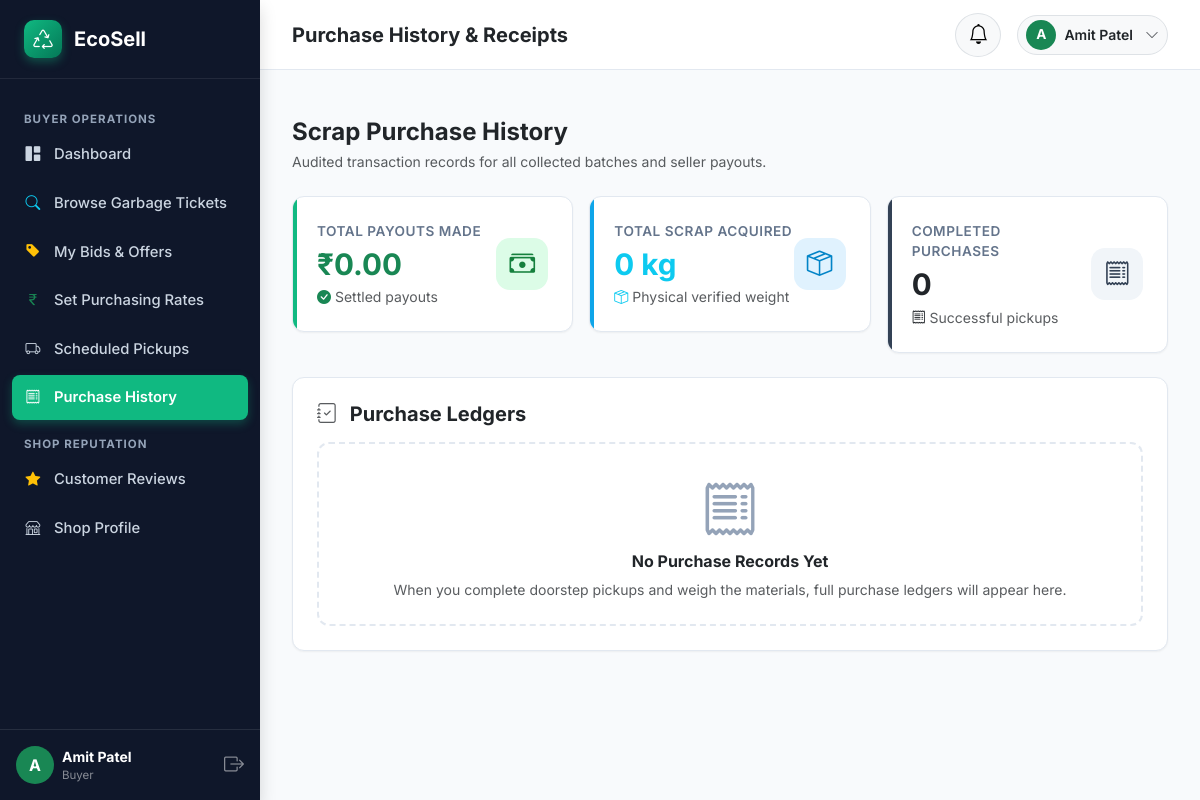
Screenshot of /buyer/purchases (signed in) with the database file from the repository.
### models/user.py (models this page shows, shortened)
class User(UserMixin, db.Model):
    __tablename__ = 'users'
    id = db.Column(db.Integer, primary_key=True, autoincrement=True)
    full_name = db.Column(db.String(150), nullable=False)
    email = db.Column(db.String(150), nullable=False, unique=True, index=True)
    phone = db.Column(db.String(25), nullable=False)
    password_hash = db.Column(db.String(255), nullable=False)
    role = db.Column(db.String(20), nullable=False, index=True)  # 'seller', 'buyer', 'admin'
    account_status = db.Column(db.String(20), default='active')  # 'active', 'pending', 'suspended'
    created_at = db.Column(db.DateTime, default=datetime.utcnow)
    seller_profile = db.relationship('SellerProfile', backref='user', uselist=False, cascade='all, delete-orphan')
    buyer_profile = db.relationship('BuyerProfile', backref='user', uselist=False, cascade='all, delete-orphan')
    selling_tickets = db.relationship('SellingTicket', backref='seller', lazy='dynamic', cascade='all, delete-orphan')
    buyer_offers = db.relationship('BuyerOffer', backref='buyer', lazy='dynamic', cascade='all, delete-orphan')
    buyer_prices = db.relationship('BuyerPrice', backref='buyer', lazy='dynamic', cascade='all, delete-orphan')
    complaints = db.relationship('Complaint', backref='user', lazy='dynamic', cascade='all, delete-orphan')
    notifications = db.relationship('Notification', backref='user', lazy='dynamic', cascade='all, delete-orphan', order_by='Notification.created_at.desc()')
    @property
    def is_seller(self):
        return self.role == 'seller'
    @property
    def is_buyer(self):
        return self.role == 'buyer'
    @property
    def is_active(self):
        return self.account_status == 'active'

### routes/buyer_routes.py (the view)
@buyer_bp.route('/purchases')
@login_required
@buyer_required
def purchases():
    buyer_id = current_user.id
    transactions = Transaction.query.filter_by(buyer_id=buyer_id).order_by(Transaction.transaction_date.desc()).all()
    total_spent = sum([float(t.total_amount) for t in transactions])
    total_kg = sum([float(t.actual_weight) for t in transactions])
    return render_template(
        'buyer/purchases.html',
        transactions=transactions,
        total_spent=total_spent,
        total_kg=total_kg
    )

### app.py (called while the page is built)
@login_manager.user_loader
def load_user(user_id):
    return User.query.get(int(user_id))

### templates/buyer/purchases.html (shortened to what this page needs)
{% extends "dashboard_base.html" %}
{% block page_title %}Purchase History & Receipts{% endblock %}
{% block sidebar_menu %}
<li class="sidebar-heading">Buyer Operations</li>
<li class="sidebar-item">
    <a href="{{ url_for('buyer.dashboard') }}" class="sidebar-link">
        <i class="bi bi-grid-1x2-fill"></i> Dashboard
    </a>
</li>
<li class="sidebar-item">
    <a href="{{ url_for('buyer.browse') }}" class="sidebar-link">
        <i class="bi bi-search text-info"></i> Browse Garbage Tickets
    </a>
</li>
<li class="sidebar-item">
    <a href="{{ url_for('buyer.my_offers') }}" class="sidebar-link">
        <i class="bi bi-tag-fill text-warning"></i> My Bids & Offers
    </a>
</li>
<li class="sidebar-item">
    <a href="{{ url_for('buyer.manage_prices') }}" class="sidebar-link">
        <i class="bi bi-currency-rupee text-success"></i> Set Purchasing Rates
    </a>
</li>
<li class="sidebar-item">
    <a href="{{ url_for('buyer.pickups') }}" class="sidebar-link">
        <i class="bi bi-truck"></i> Scheduled Pickups
    </a>
</li>
<li class="sidebar-item">
    <a href="{{ url_for('buyer.purchases') }}" class="sidebar-link active">
        <i class="bi bi-receipt"></i> Purchase History
    </a>
</li>
<li class="sidebar-heading">Shop Reputation</li>
<li class="sidebar-item">
    <a href="{{ url_for('buyer.reviews') }}" class="sidebar-link">
        <i class="bi bi-star-fill text-warning"></i> Customer Reviews
    </a>
</li>
<li class="sidebar-item">
    <a href="{{ url_for('buyer.profile') }}" class="sidebar-link">
        <i class="bi bi-shop"></i> Shop Profile
    </a>
</li>
{% endblock %}
{% block dashboard_body %}
<div class="mb-4">
    <h4 class="fw-bold text-dark mb-1">Scrap Purchase History</h4>
    <p class="text-muted small mb-0">Audited transaction records for all collected batches and seller payouts.</p>
</div>
<div class="row g-3 mb-4">
    <div class="col-md-4">
        <div class="stat-card stat-success">
            <div>
                <div class="stat-title">Total Payouts Made</div>
                <div class="stat-value text-success">{{ total_spent | currency }}</div>
                <div class="small text-muted mt-1"><i class="bi bi-check-circle-fill text-success"></i> Settled payouts</div>
            </div>
            <div class="stat-icon bg-success-soft">
                <i class="bi bi-cash-stack"></i>
            </div>
        </div>
    </div>
    <div class="col-md-4">
        <div class="stat-card stat-info">
            <div>
                <div class="stat-title">Total Scrap Acquired</div>
                <div class="stat-value text-info">{{ total_kg }} kg</div>
                <div class="small text-muted mt-1"><i class="bi bi-box-seam text-info"></i> Physical verified weight</div>
            </div>
            <div class="stat-icon bg-info-soft">
                <i class="bi bi-box-seam"></i>
            </div>
        </div>
    </div>
    <div class="col-md-4">
        <div class="stat-card stat-dark">
            <div>
                <div class="stat-title">Completed Purchases</div>
                <div class="stat-value text-dark">{{ transactions | length }}</div>
                <div class="small text-muted mt-1"><i class="bi bi-receipt text-dark"></i> Successful pickups</div>
            </div>
            <div class="stat-icon bg-dark-soft">
                <i class="bi bi-receipt"></i>
            </div>
        </div>
    </div>
</div>
<div class="ecosell-card p-4">
    <h5 class="fw-bold text-dark mb-3"><i class="bi bi-journal-check text-muted me-2"></i> Purchase Ledgers</h5>
    {% if transactions %}
    <div class="table-responsive">
        <table class="table-ecosell">
            <thead>
                <tr>
                    <th>Txn ID</th>
                    <th>Ticket Ref</th>
                    <th>Category</th>
                    <th>Seller</th>
                    <th>Actual Weight</th>
                    <th>Rate / KG</th>
                    <th>Total Paid</th>
                    <th>Method</th>
                    <th>Date</th>
                </tr>
            </thead>
            <tbody>
                {% for t in transactions %}
                <tr>
                    <td class="fw-bold text-dark">#TXN-{{ t.id }}</td>
                    <td>
                        <a href="{{ url_for('buyer.ticket_detail', ticket_id=t.ticket.id) }}" class="fw-semibold text-primary">
                            {{ t.ticket.ticket_number }}
                        </a>
                    </td>
                    <td>
                        <span class="badge bg-light text-dark border">
                            {{ t.ticket.category.category_name }}
                        </span>
                    </td>
                    <td>{{ t.seller.full_name }}</td>
                    <td><strong>{{ t.actual_weight }} kg</strong></td>
                    <td>₹{{ t.price_per_kg }}/kg</td>
                    <td><strong class="text-success fs-6">{{ t.total_amount | currency }}</strong></td>
                    <td>
                        <span class="badge bg-secondary">{{ t.payment_method }}</span>
                    </td>
                    <td class="text-muted small">{{ t.transaction_date | datetime_format }}</td>
                </tr>
                {% endfor %}
            </tbody>
        </table>
    </div>
    {% else %}
    <div class="empty-state py-4">
        <i class="bi bi-receipt empty-state-icon"></i>
        <h6 class="fw-bold text-dark">No Purchase Records Yet</h6>
        <p class="text-muted small mb-0">When you complete doorstep pickups and weigh the materials, full purchase ledgers will appear here.</p>
    </div>
    {% endif %}
</div>
{% endblock %}

### templates/dashboard_base.html (shortened to what this page needs)
{% extends "base.html" %}
{% block layout %}
<div class="dashboard-wrapper">
    <aside class="dashboard-sidebar shadow">
        <div class="sidebar-brand">
            <div class="brand-leaf-icon">
                <i class="bi bi-recycle fs-5"></i>
            </div>
            <span>EcoSell</span>
        </div>
        <ul class="sidebar-nav">
            {% block sidebar_menu %}{% endblock %}
        </ul>
        <div class="p-3 border-top border-secondary border-opacity-25 mt-auto">
            <div class="d-flex align-items-center gap-2">
                <div class="rounded-circle bg-success text-white d-flex align-items-center justify-content-center fw-bold" style="width: 38px; height: 38px;">
                    {{ current_user.full_name[:1] | upper }}
                </div>
                <div class="overflow-hidden flex-grow-1">
                    <div class="text-white small fw-bold text-truncate">{{ current_user.full_name }}</div>
                    <div class="text-white-50 text-truncate" style="font-size: 0.72rem;">{{ current_user.role | capitalize }}</div>
                </div>
                <a href="{{ url_for('auth.logout') }}" class="text-white-50 hover-white" title="Logout">
                    <i class="bi bi-box-arrow-right fs-5"></i>
                </a>
            </div>
        </div>
    </aside>
    <div class="dashboard-main">
        <header class="dashboard-topbar">
            <div class="d-flex align-items-center gap-3">
                <h5 class="mb-0 fw-bold text-dark d-none d-sm-block">{% block page_title %}Dashboard{% endblock %}</h5>
            </div>
            <div class="d-flex align-items-center gap-3">
                <div class="dropdown">
                    <button class="btn btn-light rounded-circle position-relative border" type="button" data-bs-toggle="dropdown" aria-expanded="false">
                        <i class="bi bi-bell fs-5 text-gray-700"></i>
                    </button>
                </div>
                <div class="dropdown">
                    <button class="btn btn-light d-flex align-items-center gap-2 border rounded-pill py-1 px-2" type="button" data-bs-toggle="dropdown">
                        <div class="rounded-circle bg-success text-white d-flex align-items-center justify-content-center fw-bold" style="width: 30px; height: 30px; font-size: 0.85rem;">
                            {{ current_user.full_name[:1] | upper }}
                        </div>
                        <span class="small fw-semibold text-dark me-1 d-none d-md-inline">{{ current_user.full_name }}</span>
                        <i class="bi bi-chevron-down text-muted small"></i>
                    </button>
                </div>
            </div>
        </header>
        <div class="px-4 pt-3">
        </div>
        <div class="dashboard-content">
            {% block dashboard_body %}{% endblock %}
        </div>
    </div>
</div>
{% endblock %}

### rows the page displays
User: full_name "A", full_name "Amit Patel", role "Buyer"

### other values shown
{{ total_spent | currency }} "₹0.00"
{{ total_kg }} "0"
{{ transactions | length }} "0"
